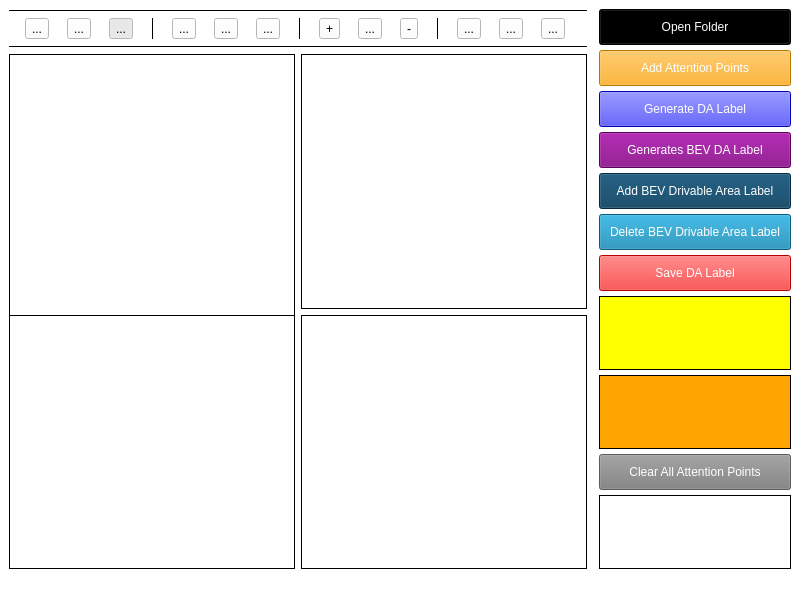
<?xml version="1.0" encoding="UTF-8"?>
<ui version="4.0">
 <class>MainWindow</class>
 <widget class="QMainWindow" name="MainWindow">
  <property name="geometry">
   <rect>
    <x>0</x>
    <y>0</y>
    <width>800</width>
    <height>600</height>
   </rect>
  </property>
  <property name="windowTitle">
   <string>K-Radar Drivable Area  by AVE Lab</string>
  </property>
  <property name="windowIcon">
   <iconset>
    <normaloff>icons/Icon.ico</normaloff>icons/Icon.ico</iconset>
  </property>
  <property name="styleSheet">
   <string notr="true">background-color: rgb(255, 255, 255);</string>
  </property>
  <widget class="QWidget" name="centralwidget">
   <layout class="QGridLayout" name="gridLayout">
    <item row="0" column="0">
     <layout class="QHBoxLayout" name="horizontalLayout" stretch="48,12">
      <property name="spacing">
       <number>12</number>
      </property>
      <property name="sizeConstraint">
       <enum>QLayout::SetMaximumSize</enum>
      </property>
      <item>
       <layout class="QVBoxLayout" name="verticalLayout" stretch="0,1,0,12">
        <property name="spacing">
         <number>6</number>
        </property>
        <item>
         <widget class="Line" name="line_2">
          <property name="frameShadow">
           <enum>QFrame::Plain</enum>
          </property>
          <property name="orientation">
           <enum>Qt::Horizontal</enum>
          </property>
         </widget>
        </item>
        <item>
         <layout class="QHBoxLayout" name="horizontalLayout_3">
          <property name="spacing">
           <number>2</number>
          </property>
          <item>
           <widget class="QToolButton" name="toggle_line">
            <property name="cursor">
             <cursorShape>PointingHandCursor</cursorShape>
            </property>
            <property name="toolTip">
             <string>Mark line</string>
            </property>
            <property name="styleSheet">
             <string notr="true"/>
            </property>
            <property name="text">
             <string>...</string>
            </property>
            <property name="icon">
             <iconset>
              <normaloff>icons/line.png</normaloff>icons/line.png</iconset>
            </property>
            <property name="iconSize">
             <size>
              <width>20</width>
              <height>20</height>
             </size>
            </property>
            <property name="checkable">
             <bool>true</bool>
            </property>
            <attribute name="buttonGroup">
             <string notr="true">buttonGroup</string>
            </attribute>
           </widget>
          </item>
          <item>
           <widget class="QToolButton" name="toggle_rect">
            <property name="cursor">
             <cursorShape>PointingHandCursor</cursorShape>
            </property>
            <property name="toolTip">
             <string>Mark rectangular surface</string>
            </property>
            <property name="text">
             <string>...</string>
            </property>
            <property name="icon">
             <iconset>
              <normaloff>icons/rectangle.png</normaloff>icons/rectangle.png</iconset>
            </property>
            <property name="iconSize">
             <size>
              <width>20</width>
              <height>20</height>
             </size>
            </property>
            <property name="checkable">
             <bool>true</bool>
            </property>
            <attribute name="buttonGroup">
             <string notr="true">buttonGroup</string>
            </attribute>
           </widget>
          </item>
          <item>
           <widget class="QToolButton" name="toggle_move">
            <property name="cursor">
             <cursorShape>PointingHandCursor</cursorShape>
            </property>
            <property name="toolTip">
             <string>Move Image</string>
            </property>
            <property name="autoFillBackground">
             <bool>false</bool>
            </property>
            <property name="styleSheet">
             <string notr="true"/>
            </property>
            <property name="text">
             <string>...</string>
            </property>
            <property name="icon">
             <iconset>
              <normaloff>icons/move.png</normaloff>icons/move.png</iconset>
            </property>
            <property name="iconSize">
             <size>
              <width>20</width>
              <height>20</height>
             </size>
            </property>
            <property name="checkable">
             <bool>true</bool>
            </property>
            <property name="checked">
             <bool>true</bool>
            </property>
            <property name="toolButtonStyle">
             <enum>Qt::ToolButtonIconOnly</enum>
            </property>
            <property name="autoRaise">
             <bool>false</bool>
            </property>
            <attribute name="buttonGroup">
             <string notr="true">buttonGroup</string>
            </attribute>
           </widget>
          </item>
          <item>
           <widget class="Line" name="line_4">
            <property name="frameShadow">
             <enum>QFrame::Plain</enum>
            </property>
            <property name="orientation">
             <enum>Qt::Vertical</enum>
            </property>
           </widget>
          </item>
          <item>
           <widget class="QToolButton" name="save_im">
            <property name="cursor">
             <cursorShape>PointingHandCursor</cursorShape>
            </property>
            <property name="toolTip">
             <string notr="true" extracomment="Save Image">Save Image</string>
            </property>
            <property name="text">
             <string>...</string>
            </property>
            <property name="icon">
             <iconset>
              <normaloff>icons/download.png</normaloff>icons/download.png</iconset>
            </property>
            <property name="iconSize">
             <size>
              <width>20</width>
              <height>20</height>
             </size>
            </property>
           </widget>
          </item>
          <item>
           <widget class="QToolButton" name="prev_im">
            <property name="cursor">
             <cursorShape>PointingHandCursor</cursorShape>
            </property>
            <property name="toolTip">
             <string>Load Previous Image</string>
            </property>
            <property name="text">
             <string>...</string>
            </property>
            <property name="icon">
             <iconset>
              <normaloff>icons/arrow-left.png</normaloff>icons/arrow-left.png</iconset>
            </property>
            <property name="iconSize">
             <size>
              <width>20</width>
              <height>20</height>
             </size>
            </property>
           </widget>
          </item>
          <item>
           <widget class="QToolButton" name="next_im">
            <property name="cursor">
             <cursorShape>PointingHandCursor</cursorShape>
            </property>
            <property name="toolTip">
             <string>Load Next Image</string>
            </property>
            <property name="text">
             <string>...</string>
            </property>
            <property name="icon">
             <iconset>
              <normaloff>icons/arrow-right.png</normaloff>icons/arrow-right.png</iconset>
            </property>
            <property name="iconSize">
             <size>
              <width>20</width>
              <height>20</height>
             </size>
            </property>
           </widget>
          </item>
          <item>
           <widget class="Line" name="line_5">
            <property name="frameShadow">
             <enum>QFrame::Plain</enum>
            </property>
            <property name="orientation">
             <enum>Qt::Vertical</enum>
            </property>
           </widget>
          </item>
          <item>
           <widget class="QToolButton" name="zoom_plus">
            <property name="cursor">
             <cursorShape>PointingHandCursor</cursorShape>
            </property>
            <property name="text">
             <string>+</string>
            </property>
            <property name="icon">
             <iconset>
              <normaloff>icons/zoom-in.png</normaloff>icons/zoom-in.png</iconset>
            </property>
            <property name="iconSize">
             <size>
              <width>20</width>
              <height>20</height>
             </size>
            </property>
           </widget>
          </item>
          <item>
           <widget class="QToolButton" name="reset_zoom">
            <property name="cursor">
             <cursorShape>PointingHandCursor</cursorShape>
            </property>
            <property name="toolTip">
             <string>Fit Image to Canvas</string>
            </property>
            <property name="text">
             <string>...</string>
            </property>
            <property name="icon">
             <iconset>
              <normaloff>icons/enlarge2.png</normaloff>icons/enlarge2.png</iconset>
            </property>
            <property name="iconSize">
             <size>
              <width>20</width>
              <height>20</height>
             </size>
            </property>
           </widget>
          </item>
          <item>
           <widget class="QToolButton" name="zoom_minus">
            <property name="cursor">
             <cursorShape>PointingHandCursor</cursorShape>
            </property>
            <property name="text">
             <string>-</string>
            </property>
            <property name="icon">
             <iconset>
              <normaloff>icons/zoom-out.png</normaloff>icons/zoom-out.png</iconset>
            </property>
            <property name="iconSize">
             <size>
              <width>20</width>
              <height>20</height>
             </size>
            </property>
           </widget>
          </item>
          <item>
           <widget class="Line" name="line_6">
            <property name="frameShadow">
             <enum>QFrame::Plain</enum>
            </property>
            <property name="orientation">
             <enum>Qt::Vertical</enum>
            </property>
           </widget>
          </item>
          <item>
           <widget class="QToolButton" name="undo">
            <property name="cursor">
             <cursorShape>PointingHandCursor</cursorShape>
            </property>
            <property name="toolTip">
             <string>Undo</string>
            </property>
            <property name="text">
             <string>...</string>
            </property>
            <property name="icon">
             <iconset>
              <normaloff>icons/undo2.png</normaloff>icons/undo2.png</iconset>
            </property>
            <property name="iconSize">
             <size>
              <width>20</width>
              <height>20</height>
             </size>
            </property>
           </widget>
          </item>
          <item>
           <widget class="QToolButton" name="clear_all">
            <property name="cursor">
             <cursorShape>PointingHandCursor</cursorShape>
            </property>
            <property name="toolTip">
             <string>Clear All</string>
            </property>
            <property name="text">
             <string>...</string>
            </property>
            <property name="icon">
             <iconset>
              <normaloff>icons/loop2.png</normaloff>icons/loop2.png</iconset>
            </property>
            <property name="iconSize">
             <size>
              <width>20</width>
              <height>20</height>
             </size>
            </property>
           </widget>
          </item>
          <item>
           <widget class="QToolButton" name="redo">
            <property name="cursor">
             <cursorShape>PointingHandCursor</cursorShape>
            </property>
            <property name="toolTip">
             <string>Redo</string>
            </property>
            <property name="text">
             <string>...</string>
            </property>
            <property name="icon">
             <iconset>
              <normaloff>icons/redo2.png</normaloff>icons/redo2.png</iconset>
            </property>
            <property name="iconSize">
             <size>
              <width>20</width>
              <height>20</height>
             </size>
            </property>
           </widget>
          </item>
         </layout>
        </item>
        <item>
         <widget class="Line" name="line">
          <property name="frameShadow">
           <enum>QFrame::Plain</enum>
          </property>
          <property name="orientation">
           <enum>Qt::Horizontal</enum>
          </property>
         </widget>
        </item>
        <item>
         <layout class="QGridLayout" name="gridLayout">

          <item row="0" column="0" columnspan="1" rowspan="2">
          

           <widget class="QLabel" name="qlabel_image">
           <!--
            <property name="sizePolicy">
             <sizepolicy hsizetype="Expanding" vsizetype="Expanding">
              <horstretch>0</horstretch>
              <verstretch>0</verstretch>
             </sizepolicy>
            </property>
            -->

            

            <property name="styleSheet">
             <string notr="true">background-color:white
</string>
            </property>
            
            <property name="frameShape">
             <enum>QFrame::Box</enum>
            </property>
            <property name="frameShadow">
             <enum>QFrame::Plain</enum>
            </property>
            <property name="lineWidth">
             <number>1</number>
            </property>
            <property name="midLineWidth">
             <number>0</number>
            </property>
            <property name="text">
             <string/>
            </property>
           </widget>
          </item>

          <item row="1" column="0">
           <widget class="QLabel" name="drivable_area_qlabel_image">
           <!--
            <property name="sizePolicy">
             <sizepolicy hsizetype="Fixed" vsizetype="Expanding">
              <horstretch>0</horstretch>
              <verstretch>0</verstretch>
             </sizepolicy>
            </property>
            -->
            <property name="styleSheet">
             <string notr="true">background-color:white
</string>
            </property>
            <property name="frameShape">
             <enum>QFrame::Box</enum>
            </property>
            <property name="frameShadow">
             <enum>QFrame::Plain</enum>
            </property>
            <property name="lineWidth">
             <number>1</number>
            </property>
            <property name="midLineWidth">
             <number>0</number>
            </property>
            <property name="text">
             <string/>
            </property>
           </widget>
          </item>

          <item row="0" column="1">
           <widget class="QLabel" name="bev_drivable_area_previous_image_q_label_image">
           <!--
            <property name="sizePolicy">
             <sizepolicy hsizetype="Fixed" vsizetype="Expanding">
              <horstretch>0</horstretch>
              <verstretch>0</verstretch>
             </sizepolicy>
            </property>
            -->
            <property name="styleSheet">
             <string notr="true">background-color:white
</string>
            </property>
            <property name="frameShape">
             <enum>QFrame::Box</enum>
            </property>
            <property name="frameShadow">
             <enum>QFrame::Plain</enum>
            </property>
            <property name="lineWidth">
             <number>1</number>
            </property>
            <property name="midLineWidth">
             <number>0</number>
            </property>
            <property name="text">
             <string/>
            </property>
           </widget>
          </item>

          <item row="1" column="1">
           <widget class="QLabel" name="bev_drivable_area_qlabel_image">
           <!--
            <property name="sizePolicy">
             <sizepolicy hsizetype="Fixed" vsizetype="Expanding">
              <horstretch>0</horstretch>
              <verstretch>0</verstretch>
             </sizepolicy>
            </property>
            -->
            <property name="styleSheet">
             <string notr="true">background-color:white
</string>
            </property>
            <property name="frameShape">
             <enum>QFrame::Box</enum>
            </property>
            <property name="frameShadow">
             <enum>QFrame::Plain</enum>
            </property>
            <property name="lineWidth">
             <number>1</number>
            </property>
            <property name="midLineWidth">
             <number>0</number>
            </property>
            <property name="text">
             <string/>
            </property>
           </widget>
          </item>

         </layout>
        </item>
       </layout>
      </item>
      <item>
       <layout class="QVBoxLayout" name="verticalLayout_10" stretch="1,3,48">
        <property name="spacing">
         <number>5</number>
        </property>
        <item>
         <widget class="QPushButton" name="open_folder">
          <property name="font">
           <font>
            <pointsize>9</pointsize>
           </font>
          </property>
          <property name="cursor">
           <cursorShape>PointingHandCursor</cursorShape>
          </property>
          <property name="focusPolicy">
           <enum>Qt::StrongFocus</enum>
          </property>
          <property name="autoFillBackground">
           <bool>false</bool>
          </property>
          <property name="styleSheet">
           <string notr="true">background-color: black; /* Blue */
padding:10px;
color:white;</string>
          </property>
          <property name="text">
           <string>Open Folder</string>
          </property>
          <property name="autoDefault">
           <bool>false</bool>
          </property>
          <property name="default">
           <bool>false</bool>
          </property>
          <property name="flat">
           <bool>false</bool>
          </property>
         </widget>
        </item>       
        <item>
          <widget class="QPushButton" name="add_attention_points">
            <property name="font">
            <font>
              <pointsize>9</pointsize>
            </font>
            </property>
            <property name="cursor">
            <cursorShape>PointingHandCursor</cursorShape>
            </property>
            <property name="focusPolicy">
            <enum>Qt::StrongFocus</enum>
            </property>
            <property name="autoFillBackground">
            <bool>false</bool>
            </property>
            <property name="styleSheet">
            <string notr="true">background-color: orange; /* Blue */
  padding:10px;
  color:white;</string>
            </property>
            <property name="text">
            <string>Add Attention Points</string>
            </property>
            <property name="autoDefault">
            <bool>false</bool>
            </property>
            <property name="default">
            <bool>false</bool>
            </property>
            <property name="flat">
            <bool>false</bool>
            </property>
          </widget>
        </item>

        <item>
          <widget class="QPushButton" name="generate_DA_label">
            <property name="font">
            <font>
              <pointsize>9</pointsize>
            </font>
            </property>
            <property name="cursor">
            <cursorShape>PointingHandCursor</cursorShape>
            </property>
            <property name="focusPolicy">
            <enum>Qt::StrongFocus</enum>
            </property>
            <property name="autoFillBackground">
            <bool>false</bool>
            </property>
            <property name="styleSheet">
            <string notr="true">background-color: blue; /* Blue */
  padding:10px;
  color:white;</string>
            </property>
            <property name="text">
            <string>Generate DA Label</string>
            </property>
            <property name="autoDefault">
            <bool>false</bool>
            </property>
            <property name="default">
            <bool>false</bool>
            </property>
            <property name="flat">
            <bool>false</bool>
            </property>
          </widget>
        </item>
<!--
        <item>
          <widget class="QPushButton" name="fix_holes_DA_label_button">
            <property name="font">
            <font>
              <pointsize>9</pointsize>
            </font>
            </property>
            <property name="cursor">
            <cursorShape>PointingHandCursor</cursorShape>
            </property>
            <property name="focusPolicy">
            <enum>Qt::StrongFocus</enum>
            </property>
            <property name="autoFillBackground">
            <bool>false</bool>
            </property>
            <property name="styleSheet">
            <string notr="true">background-color: green; /* Blue */
  padding:10px;
  color:white;</string>
            </property>
            <property name="text">
            <string>Fix DA Labels</string>
            </property>
            <property name="autoDefault">
            <bool>false</bool>
            </property>
            <property name="default">
            <bool>false</bool>
            </property>
            <property name="flat">
            <bool>false</bool>
            </property>
          </widget>
        </item>
-->
<item>
          <widget class="QPushButton" name="generates_BEV_DA_Label_from_LiDAR">
            <property name="font">
            <font>
              <pointsize>9</pointsize>
            </font>
            </property>
            <property name="cursor">
            <cursorShape>PointingHandCursor</cursorShape>
            </property>
            <property name="focusPolicy">
            <enum>Qt::StrongFocus</enum>
            </property>
            <property name="autoFillBackground">
            <bool>false</bool>
            </property>
            <property name="styleSheet">
            <string notr="true">background-color: purple; /* Blue */
  padding:10px;
  color:white;</string>
            </property>
            <property name="text">
            <string>Generates BEV DA Label</string>
            </property>
            <property name="autoDefault">
            <bool>false</bool>
            </property>
            <property name="default">
            <bool>false</bool>
            </property>
            <property name="flat">
            <bool>false</bool>
            </property>
          </widget>
        </item>


        <item>
          <widget class="QPushButton" name="add_BEV_DA_Label_from_LiDAR">
            <property name="font">
            <font>
              <pointsize>9</pointsize>
            </font>
            </property>
            <property name="cursor">
            <cursorShape>PointingHandCursor</cursorShape>
            </property>
            <property name="checkable">
             <bool>true</bool>
            </property>
            <property name="focusPolicy">
            <enum>Qt::StrongFocus</enum>
            </property>
            <property name="autoFillBackground">
            <bool>false</bool>
            </property>
            <property name="styleSheet">
            <string notr="true">background-color: rgb(4, 59, 92); /* Blue */
  padding:10px;
  color:white;</string>
            </property>
            <property name="text">
            <string>Add BEV Drivable Area Label</string>
            </property>
            <property name="autoDefault">
            <bool>false</bool>
            </property>
            <property name="default">
            <bool>false</bool>
            </property>
            <property name="flat">
            <bool>false</bool>
            </property>
          </widget>
        </item>

        <item>
          <widget class="QPushButton" name="delete_BEV_DA_Label_from_LiDAR">
            <property name="font">
            <font>
              <pointsize>9</pointsize>
            </font>
            </property>
            <property name="cursor">
            <cursorShape>PointingHandCursor</cursorShape>
            </property>
            <property name="checkable">
             <bool>true</bool>
            </property>
            <property name="focusPolicy">
            <enum>Qt::StrongFocus</enum>
            </property>
            <property name="autoFillBackground">
            <bool>false</bool>
            </property>
            <property name="styleSheet">
            <string notr="true">background-color: rgb(11, 127, 171); /* Blue */
  padding:10px;
  color:white;</string>
            </property>
            <property name="text">
            <string>Delete BEV Drivable Area Label</string>
            </property>
            <property name="autoDefault">
            <bool>false</bool>
            </property>
            <property name="default">
            <bool>false</bool>
            </property>
            <property name="flat">
            <bool>false</bool>
            </property>
          </widget>
        </item>


        <item>
          <widget class="QPushButton" name="save_Drivable_Area_label">
            <property name="font">
            <font>
              <pointsize>9</pointsize>
            </font>
            </property>
            <property name="cursor">
            <cursorShape>PointingHandCursor</cursorShape>
            </property>
            <property name="focusPolicy">
            <enum>Qt::StrongFocus</enum>
            </property>
            <property name="autoFillBackground">
            <bool>false</bool>
            </property>
            <property name="styleSheet">
            <string notr="true">background-color: red; /* Blue */
  padding:10px;
  color:white;</string>
            </property>
            <property name="text">
            <string>Save DA Label</string>
            </property>
            <property name="autoDefault">
            <bool>false</bool>
            </property>
            <property name="default">
            <bool>false</bool>
            </property>
            <property name="flat">
            <bool>false</bool>
            </property>
          </widget>
        </item>
<!--\
        <item>
         <widget class="QLabel" name="label_4">
          <property name="font">
           <font>
            <family>Sans Serif</family>
            <pointsize>10</pointsize>
            <weight>50</weight>
            <bold>false</bold>
            <kerning>true</kerning>
           </font>
          </property>
          <property name="layoutDirection">
           <enum>Qt::LeftToRight</enum>
          </property>
          <property name="styleSheet">
           <string notr="true">background-color:white</string>
          </property>
          <property name="frameShape">
           <enum>QFrame::Box</enum>
          </property>
          <property name="frameShadow">
           <enum>QFrame::Sunken</enum>
          </property>
          <property name="lineWidth">
           <number>1</number>
          </property>
          <property name="text">
           <string>List of Images</string>
          </property>
          <property name="textFormat">
           <enum>Qt::AutoText</enum>
          </property>
          <property name="alignment">
           <set>Qt::AlignCenter</set>
          </property>
          <property name="margin">
           <number>4</number>
          </property>
          <property name="indent">
           <number>-1</number>
          </property>
         </widget>
        </item>
-->
        <item>
          <widget class="QListWidget" name="list_of_attention_point_column">
                    <property name="styleSheet">
                    <string notr="true">background-color:yellow</string>
                    </property>
                    <property name="frameShape">
                    <enum>QFrame::Box</enum>
                    </property>
                    <property name="frameShadow">
                    <enum>QFrame::Plain</enum>
                    </property>
                    <property name="layoutMode">
                    <enum>QListView::Batched</enum>
                    </property>
                    <property name="batchSize">
                    <number>5</number>
                    </property>
          </widget>
        </item>

        <item>
          <widget class="QListWidget" name="list_of_attention_points_non_drivable_area_column">
                    <property name="styleSheet">
                    <string notr="true">background-color:orange</string>
                    </property>
                    <property name="frameShape">
                    <enum>QFrame::Box</enum>
                    </property>
                    <property name="frameShadow">
                    <enum>QFrame::Plain</enum>
                    </property>
                    <property name="layoutMode">
                    <enum>QListView::Batched</enum>
                    </property>
                    <property name="batchSize">
                    <number>5</number>
                    </property>
          </widget>
        </item>

        <item>
          <widget class="QPushButton" name="clear_all_attention_points_button">
            <property name="font">
            <font>
              <pointsize>9</pointsize>
            </font>
            </property>
            <property name="cursor">
            <cursorShape>PointingHandCursor</cursorShape>
            </property>
            <property name="focusPolicy">
            <enum>Qt::StrongFocus</enum>
            </property>
            <property name="autoFillBackground">
            <bool>false</bool>
            </property>
            <property name="styleSheet">
            <string notr="true">background-color: gray; /* Blue */
  padding:10px;
  color:white;</string>
            </property>
            <property name="text">
            <string>Clear All Attention Points</string>
            </property>
            <property name="autoDefault">
            <bool>false</bool>
            </property>
            <property name="default">
            <bool>false</bool>
            </property>
            <property name="flat">
            <bool>false</bool>
            </property>
          </widget>
        </item>

        <item>
         <widget class="QListWidget" name="qlist_images">
          <property name="styleSheet">
           <string notr="true">background-color:white</string>
          </property>
          <property name="frameShape">
           <enum>QFrame::Box</enum>
          </property>
          <property name="frameShadow">
           <enum>QFrame::Plain</enum>
          </property>
          <property name="layoutMode">
           <enum>QListView::Batched</enum>
          </property>
          <property name="batchSize">
           <number>20</number>
          </property>
         </widget>
        </item>
       </layout>
      </item>
     </layout>
    </item>
   </layout>
  </widget>
  
  <widget class="QMenuBar" name="menubar">
   <property name="geometry">
    <rect>
     <x>0</x>
     <y>0</y>
     <width>800</width>
     <height>21</height>
    </rect>
   </property>
  </widget>
  <widget class="QStatusBar" name="statusbar"/>
 </widget>
 <resources/>
 <connections/>
 <buttongroups>
  <buttongroup name="buttonGroup"/>
 </buttongroups>
</ui>
